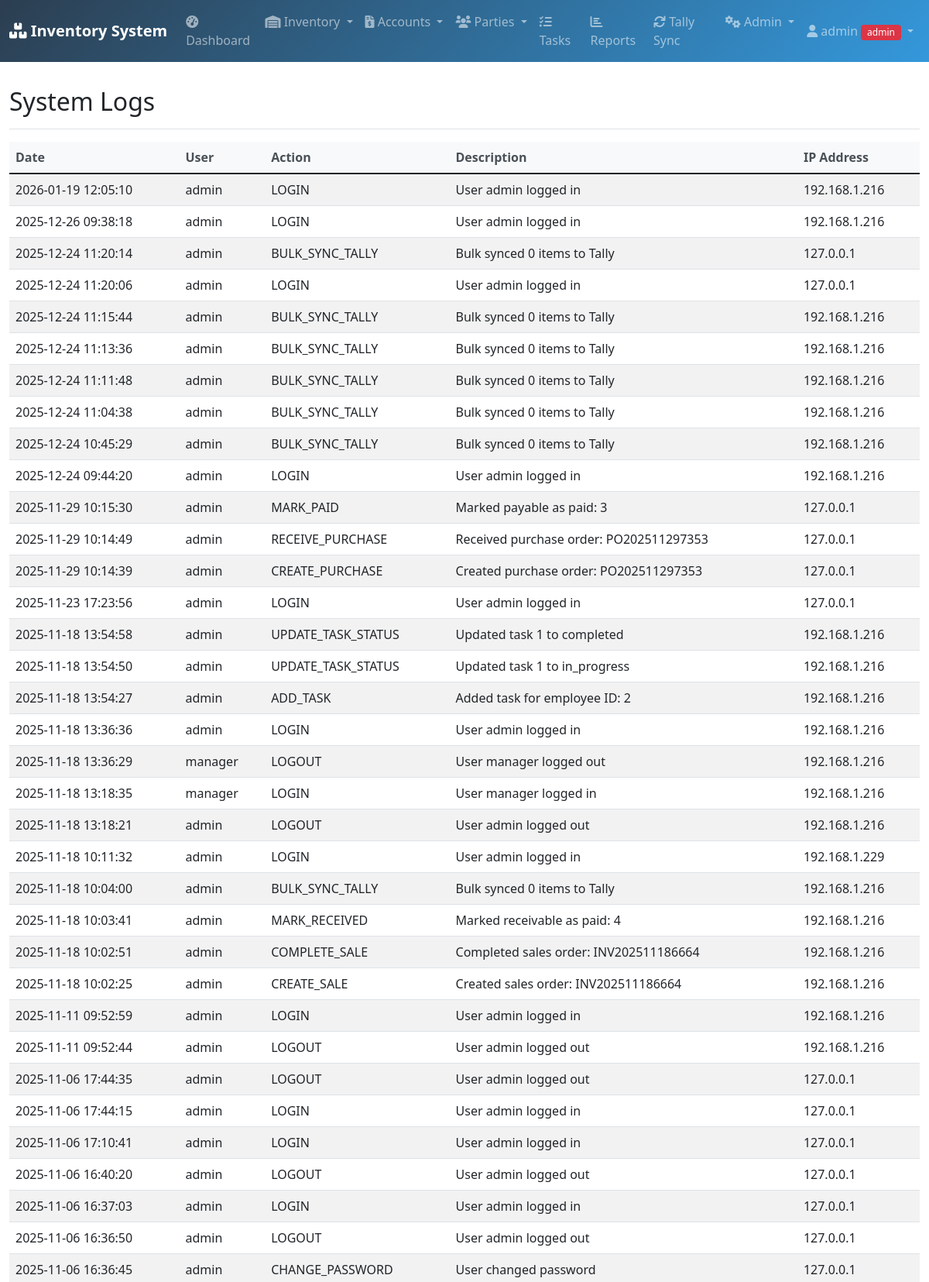
/admin/logs (signed in, upper part), run on the app's committed database.
### database.py (models this page shows, shortened)
class User(UserMixin, db.Model):
    id = db.Column(db.Integer, primary_key=True)
    username = db.Column(db.String(80), unique=True, nullable=False)
    password = db.Column(db.String(120), nullable=False)
    role = db.Column(db.String(20), default='user')
    email = db.Column(db.String(120))
    phone = db.Column(db.String(20))
    created_date = db.Column(db.DateTime, default=datetime.utcnow)
    is_active = db.Column(db.Boolean, default=True)

class SystemLog(db.Model):
    id = db.Column(db.Integer, primary_key=True)
    user_id = db.Column(db.Integer, db.ForeignKey('user.id'))
    action = db.Column(db.String(100))
    description = db.Column(db.Text)
    ip_address = db.Column(db.String(50))
    created_date = db.Column(db.DateTime, default=datetime.utcnow)
    user = db.relationship('User', backref='logs')

### app.py (the view)
@app.route('/admin/logs')
@login_required
@admin_required
def admin_logs():
    try:
        logs = SystemLog.query.order_by(SystemLog.created_date.desc()).limit(100).all()
        return render_template('admin_logs.html', logs=logs)
    except Exception as e:
        flash(f'Error loading logs: {str(e)}', 'danger')
        return render_template('admin_logs.html', logs=[])

### app.py (called while the page is built)
@login_manager.user_loader
def load_user(user_id):
    return User.query.get(int(user_id))

def admin_required(f):
    @wraps(f)
    def decorated_function(*args, **kwargs):
        if not current_user.is_authenticated or current_user.role != 'admin':
            flash('Administrator access required!', 'danger')
            return redirect(url_for('dashboard'))
        return f(*args, **kwargs)
    return decorated_function

### templates/admin_logs.html
{% extends "base.html" %}
{% block content %}
<div class="d-flex justify-content-between flex-wrap flex-md-nowrap align-items-center pt-3 pb-2 mb-3 border-bottom">
    <h1 class="h2">System Logs</h1>
</div>
<div class="table-responsive">
    <table class="table table-striped table-hover">
        <thead>
            <tr>
                <th>Date</th>
                <th>User</th>
                <th>Action</th>
                <th>Description</th>
                <th>IP Address</th>
            </tr>
        </thead>
        <tbody>
            {% for log in logs %}
            <tr>
                <td>{{ log.created_date.strftime('%Y-%m-%d %H:%M:%S') }}</td>
                <td>{{ log.user.username if log.user else 'System' }}</td>
                <td>{{ log.action }}</td>
                <td>{{ log.description }}</td>
                <td>{{ log.ip_address }}</td>
            </tr>
            {% endfor %}
        </tbody>
    </table>
</div>
{% endblock %}

### templates/base.html (shortened to what this page needs)
<!DOCTYPE html>
<html lang="en">
<head>
    <link href="https://cdn.jsdelivr.net/npm/bootstrap@5.1.3/dist/css/bootstrap.min.css" rel="stylesheet">
    <link href="https://cdnjs.cloudflare.com/ajax/libs/font-awesome/6.0.0/css/all.min.css" rel="stylesheet">
    <link href="{{ url_for('static', filename='style.css') }}" rel="stylesheet">
</head>
<body>
    <nav class="navbar navbar-expand-lg navbar-dark bg-dark">
        <div class="container-fluid">
            <a class="navbar-brand" href="{{ url_for('dashboard') }}">
                <i class="fas fa-boxes"></i> Inventory System
            </a>
            <div class="collapse navbar-collapse" id="navbarNav">
                <ul class="navbar-nav me-auto">
                    {% if current_user.is_authenticated %}
                    <li class="nav-item">
                        <a class="nav-link" href="{{ url_for('dashboard') }}">
                            <i class="fas fa-tachometer-alt"></i> Dashboard
                        </a>
                    </li>
                    <li class="nav-item dropdown">
                        <a class="nav-link dropdown-toggle" href="#" id="inventoryDropdown" role="button" data-bs-toggle="dropdown">
                            <i class="fas fa-warehouse"></i> Inventory
                        </a>
                    </li>
                    <li class="nav-item dropdown">
                        <a class="nav-link dropdown-toggle" href="#" id="accountsDropdown" role="button" data-bs-toggle="dropdown">
                            <i class="fas fa-file-invoice-dollar"></i> Accounts
                        </a>
                    </li>
                    <li class="nav-item dropdown">
                        <a class="nav-link dropdown-toggle" href="#" id="partiesDropdown" role="button" data-bs-toggle="dropdown">
                            <i class="fas fa-users"></i> Parties
                        </a>
                    </li>
                    <li class="nav-item">
                        <a class="nav-link" href="{{ url_for('tasks') }}">
                            <i class="fas fa-tasks"></i> Tasks
                        </a>
                    </li>
                    <li class="nav-item">
                        <a class="nav-link" href="{{ url_for('reports') }}">
                            <i class="fas fa-chart-bar"></i> Reports
                        </a>
                    </li>
                    <li class="nav-item">
                        <a class="nav-link" href="{{ url_for('tally_sync') }}">
                            <i class="fas fa-sync"></i> Tally Sync
                        </a>
                    </li>
                    {% if current_user.role == 'admin' %}
                    <li class="nav-item dropdown">
                        <a class="nav-link dropdown-toggle" href="#" id="adminDropdown" role="button" data-bs-toggle="dropdown">
                            <i class="fas fa-cogs"></i> Admin
                        </a>
                    </li>
                    {% endif %}
                    {% endif %}
                </ul>
                <ul class="navbar-nav">
                    {% if current_user.is_authenticated %}
                    <li class="nav-item dropdown">
                        <a class="nav-link dropdown-toggle" href="#" id="userDropdown" role="button" data-bs-toggle="dropdown">
                            <i class="fas fa-user"></i> {{ current_user.username }}
                            <span class="badge bg-{% if current_user.role == 'admin' %}danger{% else %}info{% endif %}">
                                {{ current_user.role }}
                            </span>
                        </a>
                    </li>
                    {% else %}
                    <li class="nav-item">
                        <a class="nav-link" href="{{ url_for('login') }}">
                            <i class="fas fa-sign-in-alt"></i> Login
                        </a>
                    </li>
                    {% endif %}
                </ul>
            </div>
        </div>
    </nav>
    <div class="container-fluid mt-3">
        {% block content %}{% endblock %}
    </div>
</body>
</html>

### static/style.css (style rules this page uses)
.table th { border-top: none; font-weight: 600; color: #495057; background-color: #f8f9fa; }
.badge { font-size: 0.75em; font-weight: 500; }
.navbar-brand { font-weight: 700; }
.navbar-dark { background: linear-gradient(135deg, #2c3e50 0%, #3498db 100%) !important; }

### data on the page
User: username "admin", role "admin"
SystemLog: created_date "2026-01-19 12:05:10", user "admin", action "LOGIN", description "User admin logged in", ip_address "192.168.1.216"
SystemLog: created_date "2025-12-26 09:38:18", user "admin", action "LOGIN", description "User admin logged in", ip_address "192.168.1.216"
SystemLog: created_date "2025-12-24 11:20:14", user "admin", action "BULK_SYNC_TALLY", description "Bulk synced 0 items to Tally", ip_address "127.0.0.1"
SystemLog: created_date "2025-12-24 11:20:06", user "admin", action "LOGIN", description "User admin logged in", ip_address "127.0.0.1"
SystemLog: created_date "2025-12-24 11:15:44", user "admin", action "BULK_SYNC_TALLY", description "Bulk synced 0 items to Tally", ip_address "192.168.1.216"
SystemLog: created_date "2025-12-24 11:13:36", user "admin", action "BULK_SYNC_TALLY", description "Bulk synced 0 items to Tally", ip_address "192.168.1.216"
SystemLog: created_date "2025-12-24 11:11:48", user "admin", action "BULK_SYNC_TALLY", description "Bulk synced 0 items to Tally", ip_address "192.168.1.216"
SystemLog: created_date "2025-12-24 11:04:38", user "admin", action "BULK_SYNC_TALLY", description "Bulk synced 0 items to Tally", ip_address "192.168.1.216"
SystemLog: created_date "2025-12-24 10:45:29", user "admin", action "BULK_SYNC_TALLY", description "Bulk synced 0 items to Tally", ip_address "192.168.1.216"
SystemLog: created_date "2025-12-24 09:44:20", user "admin", action "LOGIN", description "User admin logged in", ip_address "192.168.1.216"
SystemLog: created_date "2025-11-29 10:15:30", user "admin", action "MARK_PAID", description "Marked payable as paid: 3", ip_address "127.0.0.1"
SystemLog: created_date "2025-11-29 10:14:49", user "admin", action "RECEIVE_PURCHASE", description "Received purchase order: PO202511297353", ip_address "127.0.0.1"
SystemLog: created_date "2025-11-29 10:14:39", user "admin", action "CREATE_PURCHASE", description "Created purchase order: PO202511297353", ip_address "127.0.0.1"
SystemLog: created_date "2025-11-23 17:23:56", user "admin", action "LOGIN", description "User admin logged in", ip_address "127.0.0.1"
SystemLog: created_date "2025-11-18 13:54:58", user "admin", action "UPDATE_TASK_STATUS", description "Updated task 1 to completed", ip_address "192.168.1.216"
SystemLog: created_date "2025-11-18 13:54:50", user "admin", action "UPDATE_TASK_STATUS", description "Updated task 1 to in_progress", ip_address "192.168.1.216"
SystemLog: created_date "2025-11-18 13:54:27", user "admin", action "ADD_TASK", description "Added task for employee ID: 2", ip_address "192.168.1.216"
SystemLog: created_date "2025-11-18 13:36:36", user "admin", action "LOGIN", description "User admin logged in", ip_address "192.168.1.216"
SystemLog: created_date "2025-11-18 13:36:29", user "manager", action "LOGOUT", description "User manager logged out", ip_address "192.168.1.216"
SystemLog: created_date "2025-11-18 13:18:35", user "manager", action "LOGIN", description "User manager logged in", ip_address "192.168.1.216"
SystemLog: created_date "2025-11-18 13:18:21", user "admin", action "LOGOUT", description "User admin logged out", ip_address "192.168.1.216"
SystemLog: created_date "2025-11-18 10:11:32", user "admin", action "LOGIN", description "User admin logged in", ip_address "192.168.1.229"
SystemLog: created_date "2025-11-18 10:04:00", user "admin", action "BULK_SYNC_TALLY", description "Bulk synced 0 items to Tally", ip_address "192.168.1.216"
SystemLog: created_date "2025-11-18 10:03:41", user "admin", action "MARK_RECEIVED", description "Marked receivable as paid: 4", ip_address "192.168.1.216"
SystemLog: created_date "2025-11-18 10:02:51", user "admin", action "COMPLETE_SALE", description "Completed sales order: INV202511186664", ip_address "192.168.1.216"
SystemLog: created_date "2025-11-18 10:02:25", user "admin", action "CREATE_SALE", description "Created sales order: INV202511186664", ip_address "192.168.1.216"
SystemLog: created_date "2025-11-11 09:52:59", user "admin", action "LOGIN", description "User admin logged in", ip_address "192.168.1.216"
SystemLog: created_date "2025-11-11 09:52:44", user "admin", action "LOGOUT", description "User admin logged out", ip_address "192.168.1.216"
SystemLog: created_date "2025-11-06 17:44:35", user "admin", action "LOGOUT", description "User admin logged out", ip_address "127.0.0.1"
SystemLog: created_date "2025-11-06 17:44:15", user "admin", action "LOGIN", description "User admin logged in", ip_address "127.0.0.1"
SystemLog: created_date "2025-11-06 17:10:41", user "admin", action "LOGIN", description "User admin logged in", ip_address "127.0.0.1"
SystemLog: created_date "2025-11-06 16:40:20", user "admin", action "LOGOUT", description "User admin logged out", ip_address "127.0.0.1"
SystemLog: created_date "2025-11-06 16:37:03", user "admin", action "LOGIN", description "User admin logged in", ip_address "127.0.0.1"
SystemLog: created_date "2025-11-06 16:36:50", user "admin", action "LOGOUT", description "User admin logged out", ip_address "127.0.0.1"
SystemLog: created_date "2025-11-06 16:36:45", user "admin", action "CHANGE_PASSWORD", description "User changed password", ip_address "127.0.0.1"
